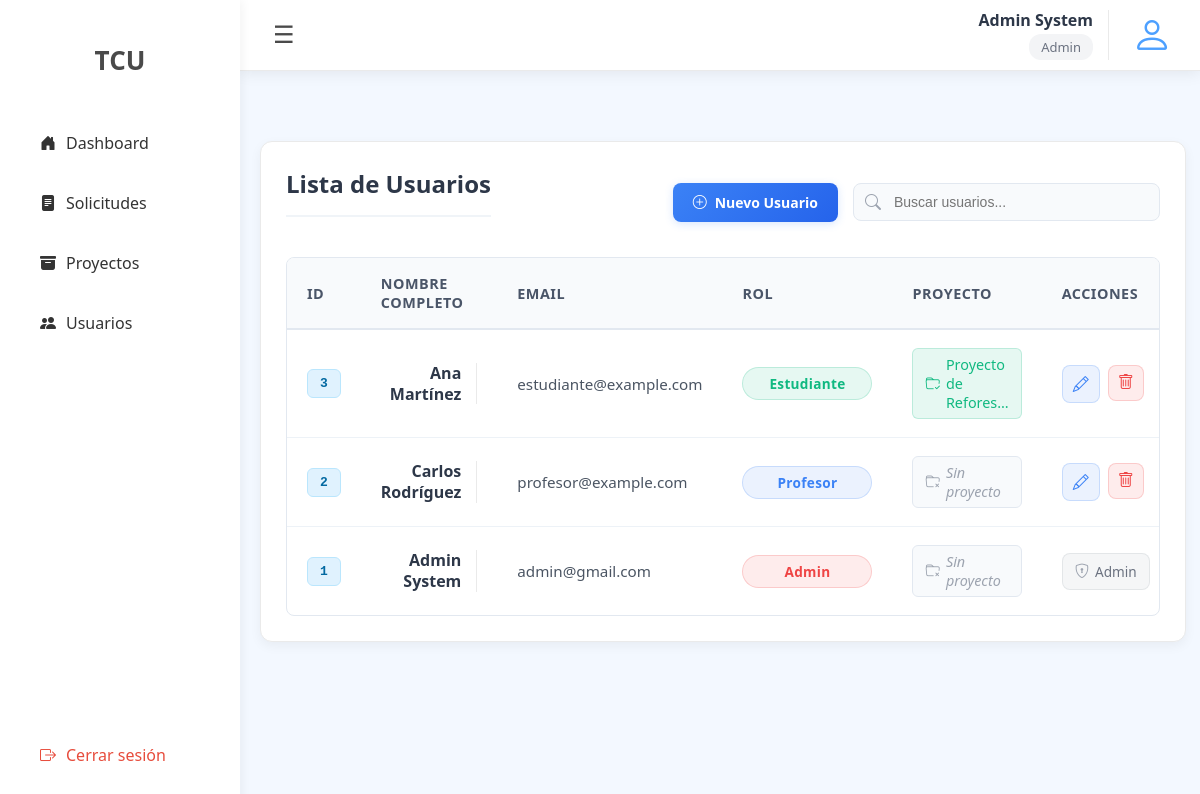
/users/ (signed in), run on the app's committed database.
### tcu_system_app/models.py (models this page shows, shortened)
class User(models.Model):
    userId = models.AutoField(primary_key=True)
    roleId = models.ForeignKey(Role, on_delete=models.PROTECT)
    firstName = models.CharField(max_length=100, unique=False)
    lastName = models.CharField(max_length=100, unique=False)
    email = models.EmailField(max_length=254, unique=True)
    password = models.CharField(max_length=128, unique=False)
    projectId = models.ForeignKey(Project, on_delete=models.SET_NULL, null=True, blank=True)

class Role(models.Model):
    roleId = models.AutoField(primary_key=True)
    name = models.CharField(max_length=100, unique=True)

class Project(models.Model):
    projectId = models.AutoField(primary_key=True)
    code = models.CharField(max_length=50, unique=True, default='NA')
    name = models.CharField(max_length=200, unique=True)
    userId_professor = models.ForeignKey('User', on_delete=models.SET_NULL, null=True)

### tcu_system_app/views/auth.py (the view)
    def wrapper(request, *args, **kwargs):
        if not is_authenticated(request):
            return redirect('login')
        return view_func(request, *args, **kwargs)

### tcu_system_app/views/auth.py (called while the page is built)
def is_authenticated(request):
    return request.session.get('user_id') is not None

def login_required(view_func):
    def wrapper(request, *args, **kwargs):
        if not is_authenticated(request):
            return redirect('login')
        return view_func(request, *args, **kwargs)
    return wrapper

### tcu_system_app/views/users.py (called while the page is built)
@login_required
def list_users(request):
    user_id = request.session.get('user_id')
    if not user_id:
        return redirect('login')
    user = get_object_or_404(User, pk=user_id)
    user_role = user.roleId.name
    if user.roleId.name.lower() not in ['admin']:
        return HttpResponseForbidden("No tienes permiso para acceder a esta página")
    users = User.objects.all().order_by('lastName', 'firstName')
    return render(request, 'tcu_system_app/users/users.html', {
        'users': users,
        'current_user': user,
        'user_role': user_role,
        'roles': Role.objects.all(),
        'projects': Project.objects.all()
    })

### tcu_system_app/templates/tcu_system_app/users/users.html (shortened to what this page needs)
{% extends 'tcu_system_app/layout.html' %}
{% load static %}
{% block content %}
<link rel="stylesheet" href="{% static 'tcu_system_app/css/dashboard.css' %}">
<link rel="stylesheet" href="{% static 'tcu_system_app/css/users/users.css' %}">
<div class="recent-requests">
    <div class="table-header">
        <h2>Lista de Usuarios</h2>
        <div class="table-actions">
            <a href="{% url 'create_user' %}" class="btn-create">
                <i class="bi bi-plus-circle"></i> Nuevo Usuario
            </a>
            <div class="search-box">
                <i class="bi bi-search"></i>
                <input type="text" id="search-users" placeholder="Buscar usuarios...">
            </div>
        </div>
    </div>
    {% if users %}
    <div class="table-container">
        <table class="requests-table" id="users-table">
            <thead>
                <tr>
                    <th>ID</th>
                    <th>Nombre completo</th>
                    <th>Email</th>
                    <th>Rol</th>
                    <th>Proyecto</th>
                    <th>Acciones</th>
                </tr>
            </thead>
            <tbody>
                {% for user in users %}
                <tr>
                    <td>
                        <span class="code-badge">{{ user.userId }}</span>
                    </td>
                    <td>
                        <div class="user-info">
                            <strong class="user-name">{{ user.firstName }} {{ user.lastName }}</strong>
                        </div>
                    </td>
                    <td>
                        <div class="email-info">
                            <span class="email-text">{{ user.email|truncatechars:25 }}</span>
                        </div>
                    </td>
                    <td>
                        <span class="role-badge {{ user.roleId.name|lower }}">
                            {{ user.roleId.name }}
                        </span>
                    </td>
                    <td>
                        {% if user.projectId %}
                        <span class="project-assigned">
                            <i class="bi bi-folder-check"></i>
                            {{ user.projectId.name|truncatechars:20 }}
                        </span>
                        {% else %}
                        <span class="no-project">
                            <i class="bi bi-folder-x"></i> Sin proyecto
                        </span>
                        {% endif %}
                    </td>
                    <td>
                        <div class="action-buttons">
                            {% if user.roleId.name|lower == 'admin' %}
                                <span class="admin-protected">
                                    <i class="bi bi-shield-lock"></i> Admin
                                </span>
                            {% else %}
                                <a href="{% url 'edit_user' user.userId %}" class="btn-action btn-edit" title="Editar">
                                    <i class="bi bi-pencil"></i>
                                </a>
                                <button class="btn-action btn-delete" title="Eliminar" data-user-id="{{ user.userId }}">
                                    <i class="bi bi-trash"></i>
                                </button>
                            {% endif %}
                        </div>
                    </td>
                </tr>
                {% endfor %}
            </tbody>
        </table>
    </div>
    {% endif %}
</div>
{% endblock %}

### tcu_system_app/templates/tcu_system_app/layout.html (shortened to what this page needs)
{% load static %}
<!DOCTYPE html>
<html lang="es">
<head>
    <link rel="stylesheet" href="{% static 'tcu_system_app/css/layout.css' %}">
    <link rel="stylesheet" href="https://cdn.jsdelivr.net/npm/bootstrap-icons@1.11.1/font/bootstrap-icons.css">
</head>
<body>
    {% include 'tcu_system_app/sidebar.html' %}
    {% include 'tcu_system_app/navbar.html' %}
    <main class="main-content" id="main-content">
        {% block content %}
        {% endblock %}
    </main>
</body>
</html>

### tcu_system_app/templates/tcu_system_app/sidebar.html
<div id="sidebar" class="sidebar">
    <div class="sidebar-header">
        <h2 class="logo">TCU</h2>
    </div>
    <ul class="sidebar-menu top-menu">
        <li><a href="{% url 'home' %}"><i class="bi bi-house-door-fill"></i> <span class="menu-text">Dashboard</span></a></li>
        <li><a href="{% url 'requests' %}"><i class="bi bi-file-text-fill"></i> <span class="menu-text">Solicitudes</span></a></li>
        {% if user_role == 'Admin' %}
        <li><a href="{% url 'list_projects' %}"><i class="bi bi-archive-fill"></i> <span class="menu-text">Proyectos</span></a></li>
        <li><a href="{% url 'list_users' %}"><i class="bi bi-people-fill"></i> <span class="menu-text">Usuarios</span></a></li>
        {% endif %}
    </ul>
    <ul class="sidebar-menu bottom-menu">
        <li><a href="{% url 'logout' %}" class="logout"><i class="bi bi-box-arrow-right"></i> <span class="menu-text">Cerrar sesión</span></a></li>
    </ul>
</div>

### tcu_system_app/templates/tcu_system_app/navbar.html
{% load static %}
<nav class="navbar">
    <button id="toggle-btn" class="toggle-btn">☰</button>
    <div class="nav-right">
        <div class="user-info">
            <span class="user-name">
                {% if current_user %}
                    {{ current_user.firstName }} {{ current_user.lastName }}
                {% else %}
                    Usuario
                {% endif %}
            </span>
            <span class="user-role">
                {% if current_user and current_user.roleId %}
                    {{ current_user.roleId.name|title }}
                {% else %}
                    Rol no definido
                {% endif %}
            </span>
        </div>
        <div class="user-icon-minimal">
            <i class="bi bi-person"></i>
        </div>
    </div>
</nav>

### tcu_system_app/static/tcu_system_app/css/layout.css (style rules this page uses)
body { margin: 0; font-family: 'Segoe UI', sans-serif; background: #f3f8ff; }
.sidebar { display: flex; flex-direction: column; justify-content: space-between; position: fixed; top: 0; left: 0; width: 200px; height: 100vh; background: #ffffff; color: #111; padding: 20px; transition: width 0.3s; overflow: hidden; box-shadow: 2px 0 10px rgba(0,0,0,0.05); z-index: 1000; }
.sidebar-header .logo { text-align: center; font-size: 26px; margin-bottom: 40px; font-weight: bold; color: #4a4a4a; }
.sidebar-menu { list-style: none; padding: 0; margin: 0; }
.sidebar-menu li { margin-bottom: 10px; }
.sidebar-menu li a { display: flex; align-items: center; gap: 10px; padding: 14px 20px; font-size: 16px; text-decoration: none; color: #333; border-radius: 10px; transition: background 0.3s, color 0.3s; }
.bottom-menu { margin-top: auto; margin-bottom: 30px; }
.sidebar-menu li a.logout { color: #e74c3c; }
.navbar { position: relative; margin-left: 240px; height: 70px; background: #ffffff; display: flex; align-items: center; justify-content: space-between; padding: 0 25px; box-shadow: 0 2px 15px rgba(0,0,0,0.08); transition: margin-left 0.3s; border-bottom: 1px solid #eaeaea; }
.toggle-btn { background: none; border: none; font-size: 24px; cursor: pointer; color: #4a4a4a; padding: 8px; border-radius: 6px; transition: all 0.3s; }
.nav-right { display: flex; align-items: center; gap: 20px; }
.user-info { display: flex; flex-direction: column; align-items: flex-end; padding-right: 15px; border-right: 1px solid #eaeaea; }
.user-name { font-weight: 600; color: #2d3748; font-size: 16px; line-height: 1.3; text-align: right; }
.user-role { font-size: 13px; color: #6b7280; background: #f3f4f6; padding: 4px 12px; border-radius: 12px; margin-top: 4px; font-weight: 500; text-align: center; }
.user-icon-minimal { width: 46px; height: 46px; display: flex; align-items: center; justify-content: center; color: #4da0ff; font-size: 40px; cursor: pointer; transition: all 0.3s ease; }
.main-content { margin-left: 240px; padding: 20px; transition: margin-left 0.3s; }

### tcu_system_app/static/tcu_system_app/css/dashboard.css (style rules this page uses)
.recent-requests { margin-top: 50px; background-color: white; border-radius: 12px; padding: 25px; box-shadow: 0 4px 12px rgba(0,0,0,0.05); border: 1px solid #eaeaea; }
.recent-requests h2 { margin: 0 0 20px 0; color: #2d3748; font-size: 1.5rem; font-weight: 600; padding-bottom: 15px; border-bottom: 2px solid #f0f4f8; }
.table-container { overflow-x: auto; border-radius: 8px; border: 1px solid #e2e8f0; }
.requests-table { width: 100%; border-collapse: collapse; min-width: 800px; }
.requests-table thead { background-color: #f8fafc; }
.requests-table th { padding: 16px 20px; text-align: left; font-weight: 600; color: #4a5568; font-size: 0.9rem; text-transform: uppercase; letter-spacing: 0.5px; border-bottom: 2px solid #e2e8f0; }
.requests-table td { padding: 18px 20px; border-bottom: 1px solid #edf2f7; color: #2d3748; font-size: 0.95rem; }
.requests-table tbody tr { transition: background-color 0.2s ease; }
.requests-table tbody tr:last-child td { border-bottom: none; }
.no-project { color: #9ca3af; font-style: italic; }

### data on the page
User: firstName "Admin", lastName "System", roleId.name "Admin", userId "1", email "admin@gmail.com", shows "Sin proyecto"
User: userId "3", firstName "Ana", lastName "Martínez", email "estudiante@example.com", roleId.name "Estudiante", projectId.name "Proyecto de Refores…"
User: userId "2", firstName "Carlos", lastName "Rodríguez", email "profesor@example.com", roleId.name "Profesor", shows "Sin proyecto"
